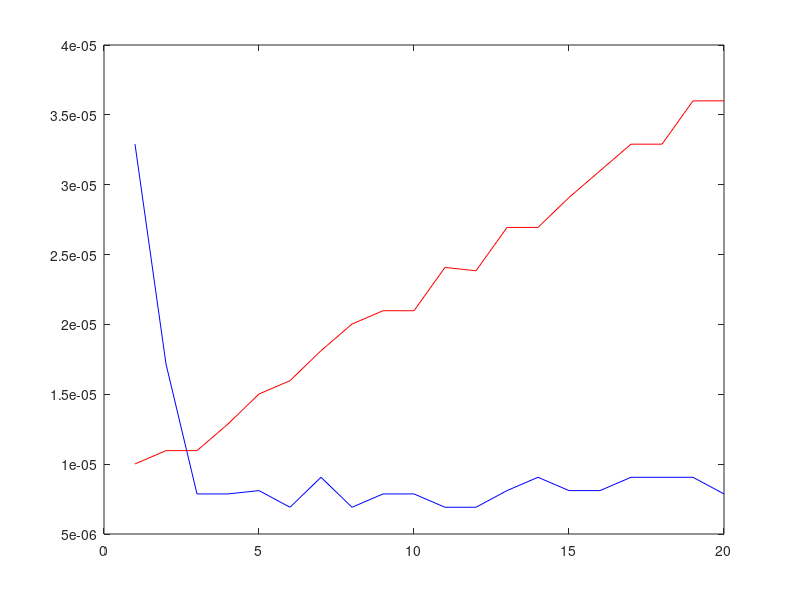

MATLAB code for this plot:
clear;
% the idea is to sample the function with and without a loop and record the
% computing time. Then i plot a graph of cpu time vs N being the # of
% samples

cput.noL=[]; % i use a structure that contain 2 arrays of cpu times
cput.L=[];   % with loop=L and no loop=noL

for l=1:20
    tstart=tic;
    N=l*1;
    T=10;
    x=0:T/N:T-T/N;
    y=sin(2*pi*x);
    cput.noL(l)=toc(tstart);

    tstart=tic;
    x=[];
    for k=1:N
        x(k)= T/N*k;
    end
    y=sin(2*pi*x);
    cput.L(l)=toc(tstart);
    
    cput.N(l)=N;
end

figure(1)
plot(cput.N,cput.noL,'b',cput.N,cput.L,'r') 

